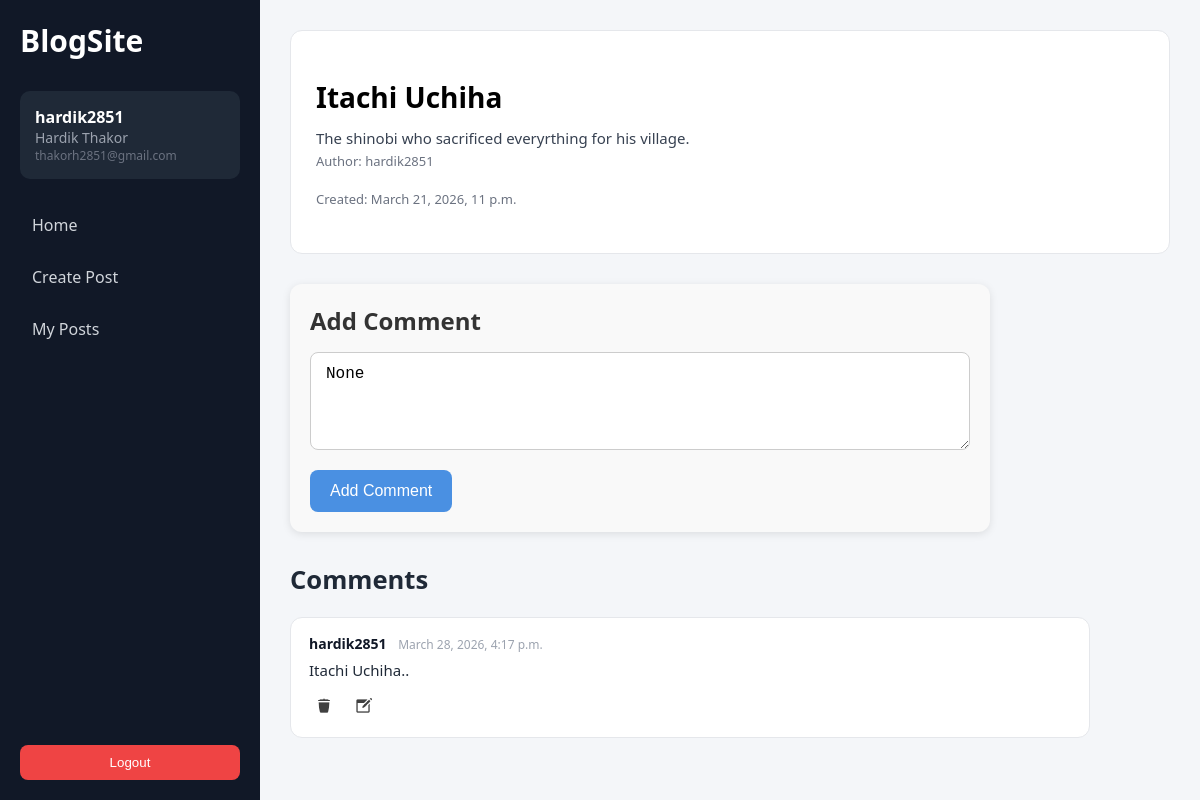
/blogs/post/9 (signed in), run on the app's committed database.
### users/models.py (models this page shows)
class User(AbstractUser):
    email = models.EmailField(unique=True)
    def __str__(self):
        return self.username

### blogs/models.py (models this page shows, shortened)
class Post(models.Model):
    title = models.CharField(max_length=200)
    maincontent = models.TextField()
    author = models.ForeignKey(
        settings.AUTH_USER_MODEL,
        on_delete=models.CASCADE,
        related_name="posts"
    )
    datecreated = models.DateTimeField(auto_now_add=True)
    dateedited = models.DateTimeField(auto_now=True)
    image = CloudinaryField('image', blank=True, null=True)

class Comment(models.Model):
    post = models.ForeignKey(
        Post,
        on_delete=models.CASCADE,
        related_name="comments"
    )
    author = models.ForeignKey(
        settings.AUTH_USER_MODEL,
        on_delete=models.CASCADE,
        related_name="comments"
    )
    content = models.TextField()
    datetime = models.DateTimeField(auto_now_add=True)

### blogs/views.py (the view)
# urls.py: path('post/<int:post_id>', postdetail, name='postdetail'),
@login_required
def postdetail(request, post_id):
    post = get_object_or_404(Post, id=post_id)
    comments = post.comments.all()
    if request.method == "POST":
        form = CommentForm(request.POST)
        if form.is_valid():
            comment = form.save(commit=False)
            comment.post = post
            comment.author = request.user
            comment.save()
            return redirect('blogs:postdetail', post_id=post.id)
    else:
        form = CommentForm()
    return render(request,'blogs/postdetail.html', {'post': post,'form': form,'comments': comments})

### blogs/forms.py
class CommentForm(forms.ModelForm):
    class Meta:
        model = Comment
        fields = ['content']

### blogs/templates/blogs/postdetail.html (shortened to what this page needs)
{% extends "base.html" %}
{% load static %}
{% block extra_css %}
<link rel="stylesheet" href="{% static 'css/blogs/postdetail.css' %}">
{% endblock %}
{% block content %}
<div class="post-detail-card">
    <h1 class="post-title">{{ post.title }}</h1>
    <p class="post-content">{{ post.maincontent }}</p>
    <p class="post-meta">Author: {{ post.author }}</p>
    <p class="post-meta">Created: {{ post.datecreated }}</p>
</div>
<div class="base-comment-container">
    <h2 class="base-comment-title">Add Comment</h2>
    <form method="POST" class="base-comment-form">
        <textarea name="{{ form.content.name }}" class="base-comment-textarea" placeholder="Write your comment..."
            rows="4">{{ form.content.value }}</textarea>
        <button class="base-comment-btn" type="submit">Add Comment</button>
    </form>
</div>
<div class="comments-container">
    <h2>Comments</h2>
    {% for comment in comments %}
    <div class="comment-card">
        <p><strong>{{ comment.author }}</strong> <span class="comment-time">{{ comment.datetime }}</span></p>
        <p id="text-{{comment.id}}"">{{ comment.content }}</p>
        {% if user == post.author or user == comment.author %}
        <form method=" POST" action="{% url 'blogs:deletecomment' comment.id %}" class="icon-form">
            <button type="submit" class="icon-btn" title="Delete">
                <img src="{% static 'images/delete.png' %}" alt="Delete" class="icon-img">
            </button>
            </form>
        {% endif %}
        {% if request.user == comment.author %}
            <button class="icon-btn edit-btn" data-id="{{ comment.id }}" title="Edit">
                <img src="{% static 'images/edit.png' %}" alt="Edit" class="icon-img">
            </button>
        {% endif %}
    </div>
    {% empty %}
    <p>No comments yet.</p>
    {% endfor %}
</div>
{% endblock %}

### templates/base.html (shortened to what this page needs)
{% load static %}
<!DOCTYPE html>
<html lang="en">
<head>
    <link rel="stylesheet" href="{% static 'css/base.css' %}">
    {% block extra_css %}{% endblock %}
</head>
<body>
<div class="base-layout">
    {% if user.is_authenticated %}
    <aside class="base-sidebar">
        <div class="base-logo">
            <h2>BlogSite</h2>
        </div>
        <div class="base-user">
            <p class="base-username">{{ user.username }}</p>
            <p class="base-fullname">{{ user.first_name }} {{ user.last_name }}</p>
            <p class="base-email">{{ user.email }}</p>
        </div>
        <nav class="base-nav">
            <a href="{% url 'blogs:home' %}" class="base-nav-link">Home</a>
            <a href="{% url 'blogs:createpost' %}" class="base-nav-link">Create Post</a>
            <a href="{% url 'blogs:myposts' %}" class="base-nav-link">My Posts</a>
        </nav>
        <form method="POST" action="{% url 'users:logout' %}" class="base-logout">
            <button class="base-btn base-btn-danger" type="submit">Logout</button>
        </form>
    </aside>
    {% endif %}
    <main class="base-main">
        {% block content %}
        {% endblock %}
    </main>
</div>
</body>
</html>

### static/css/base.css (style rules this page uses)
* { margin: 0; padding: 0; box-sizing: border-box; }
body { font-family: "Segoe UI", Tahoma, sans-serif; background: #f4f6f9; }
.base-layout { display: flex; min-height: 100vh; }
.base-sidebar { width: 260px; background: #111827; color: #fff; display: flex; flex-direction: column; padding: 20px; }
.base-logo { font-size: 20px; font-weight: bold; margin-bottom: 30px; }
.base-user { background: #1f2937; padding: 15px; border-radius: 10px; margin-bottom: 25px; }
.base-username { font-weight: bold; }
.base-fullname { font-size: 14px; color: #9ca3af; }
.base-email { font-size: 12px; color: #6b7280; }
.base-nav { display: flex; flex-direction: column; gap: 10px; }
.base-nav-link { text-decoration: none; color: #d1d5db; padding: 10px 12px; border-radius: 8px; transition: all 0.2s ease; }
.base-logout { margin-top: auto; }
.base-btn { width: 100%; padding: 10px; border-radius: 8px; border: none; cursor: pointer; font-weight: 500; }
.base-btn-danger { background: #ef4444; color: white; }
.base-main { flex: 1; padding: 30px; }

### static/css/blogs/postdetail.css (style rules this page uses)
.post-detail-card { background-color: #ffffff; padding: 25px; border-radius: 12px; border: 1px solid #e5e7eb; margin-bottom: 30px; }
.post-title { font-size: 28px; margin-bottom: 10px; }
.post-meta { color: #6b7280; font-size: 13px; margin-bottom: 20px; display: flex; gap: 10px; }
.post-content { font-size: 15px; line-height: 1.7; color: #374151; white-space: pre-line; }
.base-comment-container { background-color: #f9f9f9; padding: 20px; border-radius: 12px; margin-top: 30px; box-shadow: 0 2px 8px rgba(0,0,0,0.1); max-width: 700px; width: 100%; }
.base-comment-title { font-size: 1.5rem; font-weight: 600; margin-bottom: 15px; color: #333; }
.base-comment-textarea { width: 100%; padding: 12px 15px; font-size: 1rem; border-radius: 8px; border: 1px solid #ccc; resize: vertical; margin-bottom: 15px; transition: border-color 0.3s, box-shadow 0.3s; }
.base-comment-btn { background-color: #4a90e2; color: #fff; border: none; padding: 12px 20px; border-radius: 8px; font-size: 1rem; font-weight: 500; cursor: pointer; transition: background-color 0.3s, transform 0.2s; }
.comments-container { max-width: 800px; margin-top: 30px; }
.comments-container h2 { font-size: 1.6rem; margin-bottom: 20px; color: #1f2937; }
.comment-card { background: #ffffff; padding: 16px 18px; border-radius: 12px; margin-bottom: 15px; border: 1px solid #e5e7eb; transition: box-shadow 0.2s ease, transform 0.15s ease; position: relative; }
.comment-card p:first-child { font-size: 14px; margin-bottom: 6px; color: #374151; }
.comment-card strong { color: #111827; }
.comment-time { font-size: 12px; color: #9ca3af; margin-left: 8px; }
.comment-card p[id^="text-"] { font-size: 15px; line-height: 1.5; color: #1f2937; margin-bottom: 10px; white-space: pre-wrap; }
.icon-btn { background: transparent; border: none; cursor: pointer; padding: 6px; border-radius: 6px; transition: all 0.2s ease; }
.icon-img { width: 18px; height: 18px; display: block; opacity: 0.75; transition: opacity 0.2s ease; }
.comment-card form, .comment-card .edit-btn { display: inline-block; margin-right: 5px; }
.comments-container p { color: #6b7280; font-size: 14px; }

### data on the page
User: username "hardik2851", first_name "Hardik", last_name "Thakor", email "thakorh2851@gmail.com"
Post: title "Itachi Uchiha", maincontent "The shinobi who sacrificed everyrthing for his village.", author "hardik2851", datecreated "March 21, 2026, 11 p.m."
Comment: author "hardik2851", datetime "March 28, 2026, 4:17 p.m.", content "Itachi Uchiha.."
